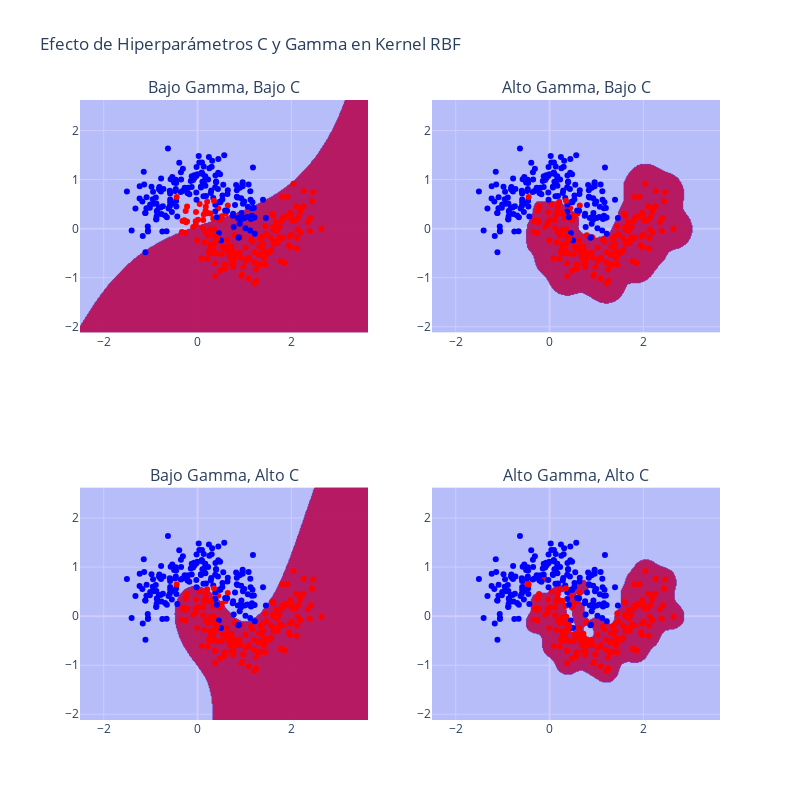

Notebook source saved alongside this figure:
### Markdown cell above
## 4. El Impacto de los Hiperparámetros `C` y `gamma`

En SVM, `C` y `gamma` (para el kernel RBF) son cruciales. Vamos a visualizar su efecto.

- **`C` (Parámetro de regularización):** Controla el trade-off entre un margen ancho y clasificar correctamente todos los puntos. Un `C` bajo crea un margen más ancho pero permite más violaciones (más simple, más sesgo). Un `C` alto crea un margen más estrecho, intentando clasificar todo correctamente (más complejo, más varianza).
- **`gamma`:** Define la influencia de un único ejemplo de entrenamiento. Un `gamma` bajo significa que un punto tiene una influencia lejana (frontera más suave). Un `gamma` alto significa que un punto tiene una influencia muy local (frontera puede ser muy irregular).

### Code cell
# Creamos una figura con subplots
fig = make_subplots(rows=2, cols=2, subplot_titles=(
    "Bajo Gamma, Bajo C", "Alto Gamma, Bajo C",
    "Bajo Gamma, Alto C", "Alto Gamma, Alto C"
))

hyperparams = [(0.1, 1), (20, 1), (0.1, 2000), (20, 2000)]
plot_positions = [(1, 1), (1, 2), (2, 1), (2, 2)]

for (gamma, C), pos in zip(hyperparams, plot_positions):
    # Entrenar modelo
    svm = SVC(kernel='rbf', gamma=gamma, C=C)
    svm.fit(X_train, y_train)
    
    # Crear malla
    x_min, x_max = X_train[:, 0].min() - 1, X_train[:, 0].max() + 1
    y_min, y_max = X_train[:, 1].min() - 1, X_train[:, 1].max() + 1
    xx, yy = np.meshgrid(np.arange(x_min, x_max, 0.02), np.arange(y_min, y_max, 0.02))
    
    # Predecir en la malla
    Z = svm.predict(np.c_[xx.ravel(), yy.ravel()]).reshape(xx.shape)
    
    # Añadir trazas a la sub-figura
    fig.add_trace(go.Contour(x=xx[0], y=yy[:, 0], z=Z, showscale=False, colorscale=['rgba(0,0,255,0.2)', 'rgba(255,0,0,0.2)'], line_width=0), row=pos[0], col=pos[1])
    fig.add_trace(go.Scatter(x=X_train[:, 0], y=X_train[:, 1], mode='markers', marker=dict(color=y_train, colorscale=['blue', 'red'])), row=pos[0], col=pos[1])

fig.update_layout(height=800, width=800, title_text="Efecto de Hiperparámetros C y Gamma en Kernel RBF", showlegend=False)
fig.show()

### Figure 1 — Plotly figure (JSON) as saved in the notebook; plotly's stock layout.template omitted (floating-point values rounded to 4 significant figures; data arrays with more than 128 entries replaced by an {"elided": "..."} marker saying what was removed)
{"data": [{"colorscale": [[0, "rgba(0,0,255,0.2)"], [1, "rgba(255,0,0,0.2)"]], "line": {"width": 0}, "showscale": false, "type": "contour", "x": {"elided": "308 float values"}, "xaxis": "x", "y": {"elided": "238 float values"}, "yaxis": "y", "z": {"elided": "238x308 int values"}}, {"marker": {"color": {"elided": "350 int values"}, "colorscale": [[0, "blue"], [1, "red"]]}, "mode": "markers", "type": "scatter", "x": {"elided": "350 float values"}, "xaxis": "x", "y": {"elided": "350 float values"}, "yaxis": "y"}, {"colorscale": [[0, "rgba(0,0,255,0.2)"], [1, "rgba(255,0,0,0.2)"]], "line": {"width": 0}, "showscale": false, "type": "contour", "x": {"elided": "308 float values"}, "xaxis": "x2", "y": {"elided": "238 float values"}, "yaxis": "y2", "z": {"elided": "238x308 int values"}}, {"marker": {"color": {"elided": "350 int values"}, "colorscale": [[0, "blue"], [1, "red"]]}, "mode": "markers", "type": "scatter", "x": {"elided": "350 float values"}, "xaxis": "x2", "y": {"elided": "350 float values"}, "yaxis": "y2"}, {"colorscale": [[0, "rgba(0,0,255,0.2)"], [1, "rgba(255,0,0,0.2)"]], "line": {"width": 0}, "showscale": false, "type": "contour", "x": {"elided": "308 float values"}, "xaxis": "x3", "y": {"elided": "238 float values"}, "yaxis": "y3", "z": {"elided": "238x308 int values"}}, {"marker": {"color": {"elided": "350 int values"}, "colorscale": [[0, "blue"], [1, "red"]]}, "mode": "markers", "type": "scatter", "x": {"elided": "350 float values"}, "xaxis": "x3", "y": {"elided": "350 float values"}, "yaxis": "y3"}, {"colorscale": [[0, "rgba(0,0,255,0.2)"], [1, "rgba(255,0,0,0.2)"]], "line": {"width": 0}, "showscale": false, "type": "contour", "x": {"elided": "308 float values"}, "xaxis": "x4", "y": {"elided": "238 float values"}, "yaxis": "y4", "z": {"elided": "238x308 int values"}}, {"marker": {"color": {"elided": "350 int values"}, "colorscale": [[0, "blue"], [1, "red"]]}, "mode": "markers", "type": "scatter", "x": {"elided": "350 float values"}, "xaxis": "x4", "y": {"elided": "350 float values"}, "yaxis": "y4"}], "layout": {"annotations": [{"font": {"size": 16}, "showarrow": false, "text": "Bajo Gamma, Bajo C", "x": 0.225, "xanchor": "center", "xref": "paper", "y": 1, "yanchor": "bottom", "yref": "paper"}, {"font": {"size": 16}, "showarrow": false, "text": "Alto Gamma, Bajo C", "x": 0.775, "xanchor": "center", "xref": "paper", "y": 1, "yanchor": "bottom", "yref": "paper"}, {"font": {"size": 16}, "showarrow": false, "text": "Bajo Gamma, Alto C", "x": 0.225, "xanchor": "center", "xref": "paper", "y": 0.375, "yanchor": "bottom", "yref": "paper"}, {"font": {"size": 16}, "showarrow": false, "text": "Alto Gamma, Alto C", "x": 0.775, "xanchor": "center", "xref": "paper", "y": 0.375, "yanchor": "bottom", "yref": "paper"}], "height": 800, "showlegend": false, "title": {"text": "Efecto de Hiperparámetros C y Gamma en Kernel RBF"}, "width": 800, "xaxis": {"anchor": "y", "domain": [0, 0.45]}, "xaxis2": {"anchor": "y2", "domain": [0.55, 1]}, "xaxis3": {"anchor": "y3", "domain": [0, 0.45]}, "xaxis4": {"anchor": "y4", "domain": [0.55, 1]}, "yaxis": {"anchor": "x", "domain": [0.625, 1]}, "yaxis2": {"anchor": "x2", "domain": [0.625, 1]}, "yaxis3": {"anchor": "x3", "domain": [0, 0.375]}, "yaxis4": {"anchor": "x4", "domain": [0, 0.375]}}}
